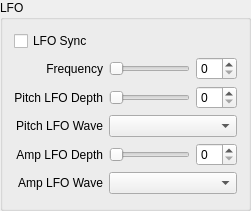
  <widget class="QGroupBox" name="groupLFO">
   <property name="geometry">
    <rect>
     <x>10</x>
     <y>380</y>
     <width>251</width>
     <height>211</height>
    </rect>
   </property>
   <property name="title">
    <string>LFO</string>
   </property>
   <layout class="QGridLayout" name="gridLayout_3">
    <item row="1" column="1">
     <widget class="QSlider" name="sliderLFOFreq">
      <property name="maximum">
       <number>31</number>
      </property>
      <property name="orientation">
       <enum>Qt::Orientation::Horizontal</enum>
      </property>
     </widget>
    </item>
    <item row="1" column="0">
     <widget class="QLabel" name="lblLFOFreq">
      <property name="text">
       <string>Frequency</string>
      </property>
      <property name="alignment">
       <set>Qt::AlignmentFlag::AlignRight|Qt::AlignmentFlag::AlignTrailing|Qt::AlignmentFlag::AlignVCenter</set>
      </property>
      <property name="buddy">
       <cstring>spinLFOFreq</cstring>
      </property>
     </widget>
    </item>
    <item row="2" column="0">
     <widget class="QLabel" name="lblLFOPitchDepth">
      <property name="text">
       <string>Pitch LFO Depth</string>
      </property>
      <property name="alignment">
       <set>Qt::AlignmentFlag::AlignRight|Qt::AlignmentFlag::AlignTrailing|Qt::AlignmentFlag::AlignVCenter</set>
      </property>
      <property name="buddy">
       <cstring>spinLFOPitchDepth</cstring>
      </property>
     </widget>
    </item>
    <item row="5" column="1" colspan="2">
     <widget class="QComboBox" name="comboLFOAmpWave"/>
    </item>
    <item row="3" column="1" colspan="2">
     <widget class="QComboBox" name="comboLFOPitchWave">
      <property name="editable">
       <bool>false</bool>
      </property>
     </widget>
    </item>
    <item row="4" column="0">
     <widget class="QLabel" name="lblLFOAmpDepth">
      <property name="text">
       <string>Amp LFO Depth</string>
      </property>
      <property name="alignment">
       <set>Qt::AlignmentFlag::AlignRight|Qt::AlignmentFlag::AlignTrailing|Qt::AlignmentFlag::AlignVCenter</set>
      </property>
      <property name="buddy">
       <cstring>spinLFOAmpDepth</cstring>
      </property>
     </widget>
    </item>
    <item row="4" column="1">
     <widget class="QSlider" name="sliderLFOAmpDepth">
      <property name="maximum">
       <number>7</number>
      </property>
      <property name="orientation">
       <enum>Qt::Orientation::Horizontal</enum>
      </property>
     </widget>
    </item>
    <item row="0" column="0" colspan="3">
     <widget class="QCheckBox" name="checkLFOSync">
      <property name="text">
       <string>LFO Sync</string>
      </property>
     </widget>
    </item>
    <item row="1" column="2">
     <widget class="QSpinBox" name="spinLFOFreq">
      <property name="maximum">
       <number>31</number>
      </property>
     </widget>
    </item>
    <item row="2" column="2">
     <widget class="QSpinBox" name="spinLFOPitchDepth">
      <property name="maximum">
       <number>7</number>
      </property>
     </widget>
    </item>
    <item row="3" column="0">
     <widget class="QLabel" name="lblLFOPitchWave">
      <property name="text">
       <string>Pitch LFO Wave</string>
      </property>
      <property name="alignment">
       <set>Qt::AlignmentFlag::AlignRight|Qt::AlignmentFlag::AlignTrailing|Qt::AlignmentFlag::AlignVCenter</set>
      </property>
      <property name="buddy">
       <cstring>comboLFOPitchWave</cstring>
      </property>
     </widget>
    </item>
    <item row="2" column="1">
     <widget class="QSlider" name="sliderLFOPitchDepth">
      <property name="maximum">
       <number>7</number>
      </property>
      <property name="orientation">
       <enum>Qt::Orientation::Horizontal</enum>
      </property>
     </widget>
    </item>
    <item row="4" column="2">
     <widget class="QSpinBox" name="spinLFOAmpDepth">
      <property name="maximum">
       <number>7</number>
      </property>
     </widget>
    </item>
    <item row="5" column="0">
     <widget class="QLabel" name="lblLFOAmpWave">
      <property name="text">
       <string>Amp LFO Wave</string>
      </property>
      <property name="alignment">
       <set>Qt::AlignmentFlag::AlignRight|Qt::AlignmentFlag::AlignTrailing|Qt::AlignmentFlag::AlignVCenter</set>
      </property>
      <property name="buddy">
       <cstring>comboLFOAmpWave</cstring>
      </property>
     </widget>
    </item>
   </layout>
  </widget>
